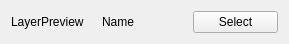
<?xml version="1.0" encoding="UTF-8"?>
<ui version="4.0">
 <class>LayerPanel</class>
 <widget class="QWidget" name="LayerPanel">
  <property name="geometry">
   <rect>
    <x>0</x>
    <y>0</y>
    <width>289</width>
    <height>42</height>
   </rect>
  </property>
  <property name="windowTitle">
   <string>Form</string>
  </property>
  <layout class="QHBoxLayout" name="horizontalLayout">
   <item>
    <widget class="AspectRatioLabel" name="LayerPreview">
     <property name="sizePolicy">
      <sizepolicy hsizetype="Ignored" vsizetype="Ignored">
       <horstretch>0</horstretch>
       <verstretch>0</verstretch>
      </sizepolicy>
     </property>
     <property name="text">
      <string>LayerPreview</string>
     </property>
     <property name="scaledContents">
      <bool>false</bool>
     </property>
    </widget>
   </item>
   <item>
    <widget class="QLabel" name="Name">
     <property name="text">
      <string>Name</string>
     </property>
    </widget>
   </item>
   <item>
    <widget class="QPushButton" name="Select">
     <property name="text">
      <string>Select</string>
     </property>
    </widget>
   </item>
  </layout>
 </widget>
 <customwidgets>
  <customwidget>
   <class>AspectRatioLabel</class>
   <extends>QLabel</extends>
   <header location="global">aspectratiolabel.h</header>
  </customwidget>
 </customwidgets>
 <resources/>
 <connections/>
</ui>
